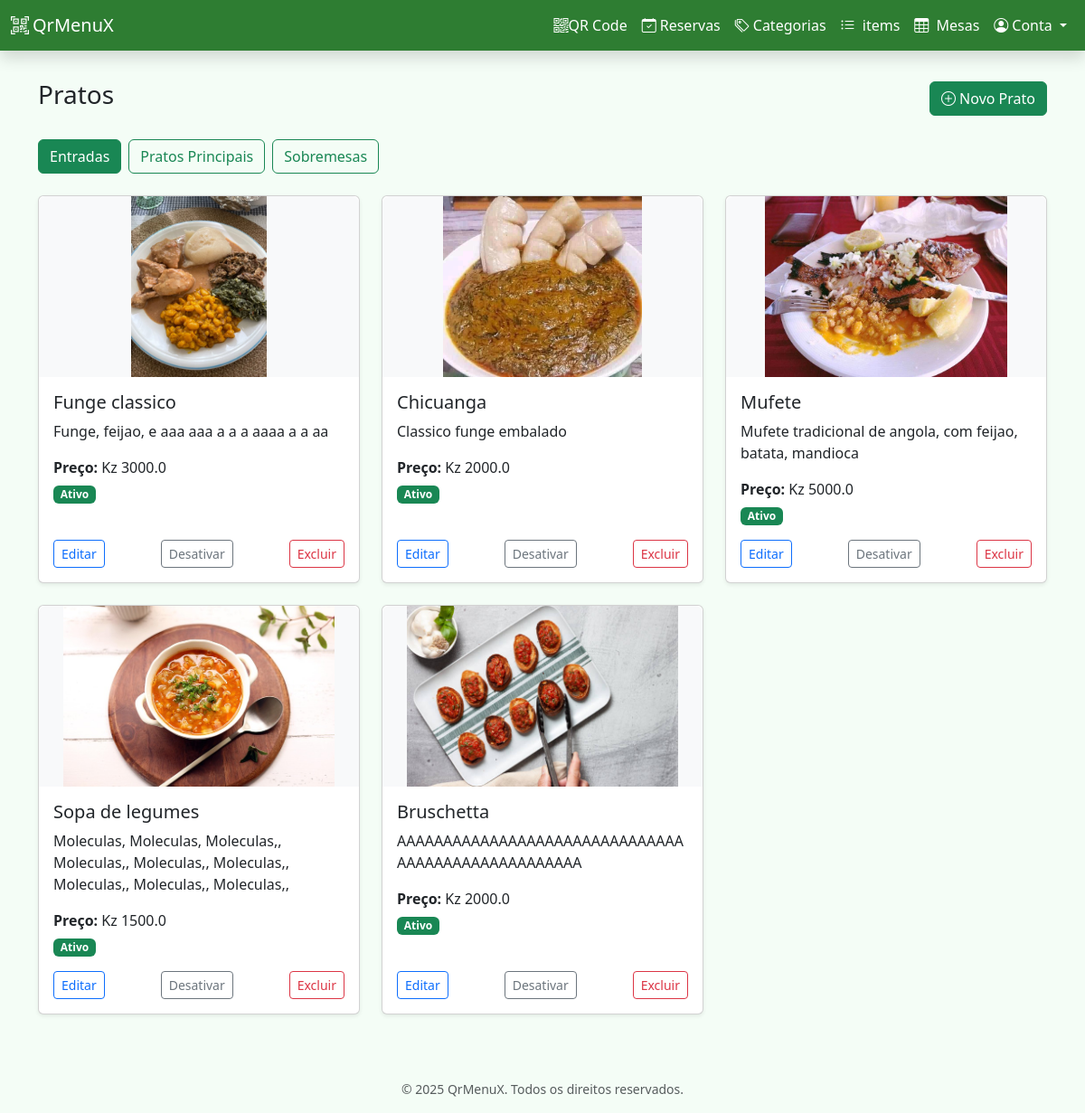
/dashboard/items (signed in), run on an earlier commit of the app's database.
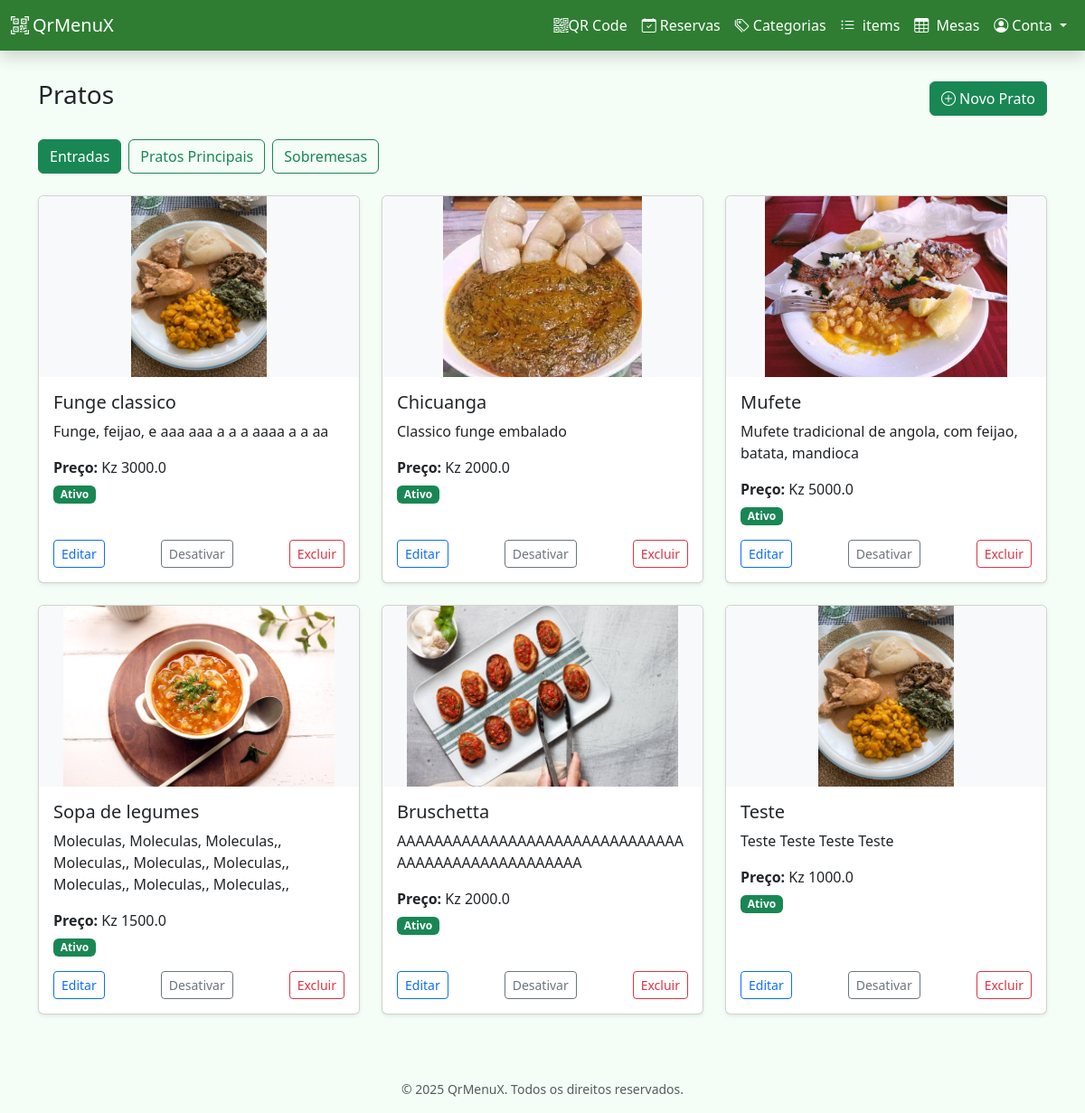
And on a later commit of the database.
### app/models.py (models this page shows)
class Category(db.Model):
    id = db.Column(db.Integer, primary_key=True)
    name = db.Column(db.String(100), nullable=False)
    is_active = db.Column(db.Boolean, default=True)
    restaurant_id = db.Column(
        db.Integer, db.ForeignKey("restaurant.id"), nullable=False
    )
    items = db.relationship("MenuItem", backref="category", lazy=True)

class MenuItem(db.Model):
    id = db.Column(db.Integer, primary_key=True)
    name = db.Column(db.String(100), nullable=False)
    price = db.Column(db.Float, nullable=False)
    image_filename = db.Column(db.String(100))
    description = db.Column(db.Text)
    ingredients = db.Column(db.Text)
    is_active = db.Column(db.Boolean, default=True)
    category_id = db.Column(db.Integer, db.ForeignKey("category.id"), nullable=False)

### app/routes/dashboard_routes.py (the view)
@bp.route("/items", methods=["GET"])
@login_required
def list_items():
    restaurant = current_user.restaurant
    categories = Category.query.filter_by(restaurant=restaurant).all()
    category_id = request.args.get("category_id", type=int)
    selected_category = (
        Category.query.get(category_id)
        if category_id
        else categories[0] if categories else None
    )
    items = (
        MenuItem.query.filter_by(category=selected_category).all()
        if selected_category
        else []
    )
    return render_template(
        "dashboard/items.html",
        categories=categories,
        selected_category=selected_category,
        items=items,
    )

### app/models.py (called while the page is built)
@login_manager.user_loader
def load_user(user_id):
    return User.query.get(int(user_id))

### app/templates/dashboard/items.html (shortened to what this page needs)
{% extends "dashboard/dashboard_base.html" %}  {% block content %}
<div class="d-flex justify-content-between align-items-center mb-4">
  <h3>Pratos</h3>
  <button
    class="btn btn-success"
    data-bs-toggle="modal"
    data-bs-target="#createItemModal"
  >
    <i class="bi bi-plus-circle"></i> Novo Prato
  </button>
</div>
<div class="mb-4 d-flex flex-wrap gap-2">
  {% for category in categories %}
  <form method="GET" action="{{ url_for('dashboard.list_items') }}">
    <button
      type="submit"
      class="btn {% if category.id == selected_category.id %}btn-success{% else %}btn-outline-success{% endif %}"
    >
      {{ category.name|e }}
    </button>
  </form>
  {% endfor %}
</div>
<div class="row">
  {% for item in items %}
  <div class="col-md-6 col-lg-4 mb-4">
    <div class="card h-100 shadow-sm">
      {% if item.image_filename %}
      <img
        src="{{ url_for('static', filename='uploads/' + item.image_filename) }}"
        class="card-img-top menu-card-img"
        alt="{{ item.name }}"
      />
      {% endif %}
      <div class="card-body d-flex flex-column">
        <h5 class="card-title">{{ item.name }}</h5>
        <p class="card-text truncate">{{ item.description|e }}</p>
        <p class="card-text mb-2">
          <strong>Preço:</strong> Kz {{ item.price }}
        </p>
        <span
          class="badge bg-{{ 'success' if item.is_active else 'secondary' }} mb-3 align-self-start"
        >
          {{ 'Ativo' if item.is_active else 'Inativo' }}
        </span>
        <div class="mt-auto d-flex justify-content-between">
          <button
            class="btn btn-sm btn-outline-primary"
            data-bs-toggle="modal"
            data-bs-target="#editItemModal{{ item.id }}"
          >
            Editar
          </button>
          <a
            href="{{ url_for('dashboard.toggle_item', item_id=item.id) }}"
            class="btn btn-sm btn-outline-secondary"
          >
            {{ 'Desativar' if item.is_active else 'Ativar' }}
          </a>
          <a
            href="{{ url_for('dashboard.delete_item', item_id=item.id) }}"
            class="btn btn-sm btn-outline-danger"
            onclick="return confirm('Deseja realmente excluir este prato?');"
          >
            Excluir
          </a>
        </div>
      </div>
    </div>
  </div>
  {% else %}
  <p class="text-muted">Nenhum prato cadastrado nesta categoria.</p>
  {% endfor %}
</div>
{% endblock %}

### app/templates/dashboard/dashboard_base.html (shortened to what this page needs)
<!DOCTYPE html>
<html lang="pt">
  <head>
    <link
      href="https://cdn.jsdelivr.net/npm/bootstrap@5.3.0/dist/css/bootstrap.min.css"
      rel="stylesheet"
    />
    <link
      href="https://cdn.jsdelivr.net/npm/bootstrap-icons@1.10.5/font/bootstrap-icons.css"
      rel="stylesheet"
    />
  </head>
  <body>
    <nav class="navbar navbar-expand-lg navbar-dark shadow">
      <div class="container-fluid">
        <a class="navbar-brand" href="{{ url_for('dashboard.index') }}">
          <i class="bi bi-qr-code-scan me-1"></i>QrMenuX
        </a>
        <div class="collapse navbar-collapse" id="navbarContent">
          <ul class="navbar-nav ms-auto mb-2 mb-lg-0">
            <li class="nav-item">
              <a class="nav-link" href="{{ url_for('dashboard.qrcode_page') }}">
                <i class="bi bi-qr-code"></i>QR Code
              </a>
            </li>
            <li class="nav-item">
              <a
                class="nav-link"
                href="{{ url_for('dashboard.reservations') }}"
              >
                <i class="bi bi-calendar-check me-1"></i>Reservas
              </a>
            </li>
            <li class="nav-item">
              <a
                class="nav-link"
                href="{{ url_for('dashboard.list_categories') }}"
              >
                <i class="bi bi-tags me-1"></i>Categorias
              </a>
            </li>
            <li class="nav-item">
              <a class="nav-link" href="{{ url_for('dashboard.list_items') }}">
                <i class="bi bi-list-ul me-1"></i> items
              </a>
            </li>
            <li class="nav-item">
              <a class="nav-link" href="{{ url_for('dashboard.list_tables') }}">
                <i class="bi bi-table me-1"></i> Mesas
              </a>
            </li>
            <li class="nav-item dropdown">
              <a
                class="nav-link dropdown-toggle"
                href="#"
                id="navbarDropdown"
                role="button"
                data-bs-toggle="dropdown"
              >
                <i class="bi bi-person-circle me-1"></i>Conta
              </a>
            </li>
          </ul>
        </div>
      </div>
    </nav>
    <main class="container">
      {% block content %}{% endblock %}
    </main>
    <footer class="text-center py-3 text-muted small">
      &copy; 2025 QrMenuX. Todos os direitos reservados.
    </footer>
  </body>
</html>

### app/templates/dashboard/dashboard_base.html (style rules this page uses)
body { background-color: #f4fdf6; min-height: 100vh; display: flex; flex-direction: column; }
.navbar { background-color: #2e7d32; }
.navbar .nav-link, .navbar-brand, .navbar .dropdown-toggle { color: white; }
main { flex-grow: 1; padding: 2rem 1rem; }

### app/templates/dashboard/items.html (style rules this page uses)
.menu-card-img { height: 200px; width: 100%; object-fit: contain; border-top-left-radius: 0.5rem; border-top-right-radius: 0.5rem; background-color: #f8f9fa; }
.card-text.truncate { max-height: 4.5em; overflow: hidden; text-overflow: ellipsis; }

What changed in the data, as far as the page shows it:
added MenuItem: image_filename (picture), name "Teste", description "Teste Teste Teste Teste", price "1000.0", is_active "Ativo", is_active "Desativar"
